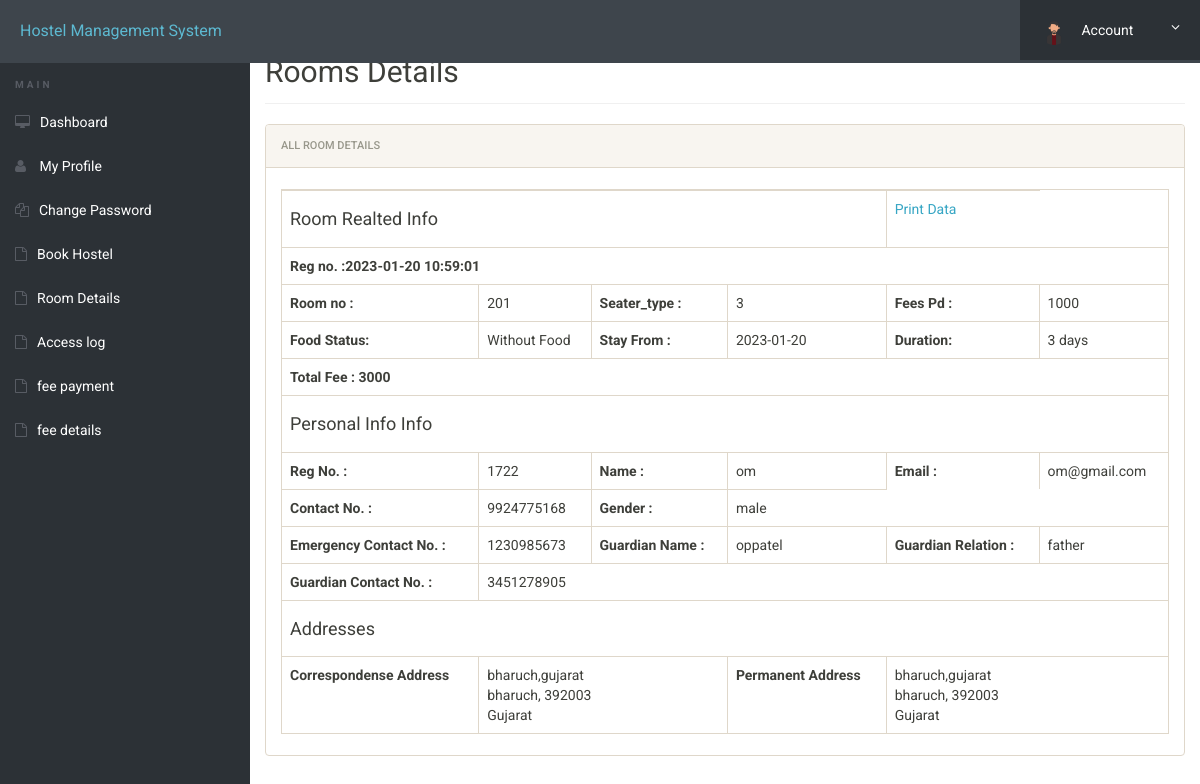
The app's page /guestroom.php (signed in) with its own data.
### tables this page shows
CREATE TABLE `guest_booking` (
  `id` int(11) NOT NULL,
  `roomno` int(11) NOT NULL,
  `seater_type` varchar(50) NOT NULL,
  `feespd` int(11) NOT NULL,
  `foodstatus` int(11) NOT NULL,
  `stayfrom` date NOT NULL,
  `duration` int(11) NOT NULL,
  `regno` int(11) NOT NULL,
  `Name` varchar(500) NOT NULL,
  `gender` varchar(250) NOT NULL,
  `contactno` bigint(11) NOT NULL,
  `emailid` varchar(500) NOT NULL,
  `egycontactno` bigint(11) NOT NULL,
  `guardianName` varchar(500) NOT NULL,
  `guardianRelation` varchar(500) NOT NULL,
  `guardianContactno` bigint(11) NOT NULL,
  `corresAddress` varchar(500) NOT NULL,
  `corresCIty` varchar(500) NOT NULL,
  `corresState` varchar(500) NOT NULL,
  `corresPincode` int(11) NOT NULL,
  `pmntAddress` varchar(500) NOT NULL,
  `pmntCity` varchar(500) NOT NULL,
  `pmnatetState` varchar(500) NOT NULL,
  `pmntPincode` int(11) NOT NULL,
  `postingDate` timestamp NOT NULL DEFAULT current_timestamp(),
  `updationDate` varchar(500) NOT NULL
);

### guestroom.php (the view, shortened to what this page needs)
<?php
include('includes/config.php');
?>
<!doctype html>
<html lang="en" class="no-js">
<head>
	<link rel="stylesheet" href="css/font-awesome.min.css">
	<link rel="stylesheet" href="css/bootstrap.min.css">
	<link rel="stylesheet" href="css/dataTables.bootstrap.min.css">
	<link rel="stylesheet" href="css/bootstrap-social.css">
	<link rel="stylesheet" href="css/bootstrap-select.css">
	<link rel="stylesheet" href="css/fileinput.min.css">
	<link rel="stylesheet" href="css/awesome-bootstrap-checkbox.css">
	<link rel="stylesheet" href="css/style.css">
</head>
<body>
	<?php include('includes/header.php');?>
	<div class="ts-main-content">
			<?php include('includes/side2.php');?>
		<div class="content-wrapper">
			<div class="container-fluid">
				<div class="row">
					<div class="col-md-12">
						<h2 class="page-title">Rooms Details</h2>
						<div class="panel panel-default">
							<div class="panel-heading">All Room Details</div>
							<div class="panel-body">
								<table id="zctb" class="table table-bordered " cellspacing="0" width="100%">
									<tbody>
<?php
$aid=$_SESSION['login'];
	$ret="select * from guest_booking where emailid=?";
$stmt= $mysqli->prepare($ret) ;
$stmt->bind_param('s',$aid);
$stmt->execute() ;
$res=$stmt->get_result();
while($row=$res->fetch_object())
	  {
	  	?>
<tr>
<td colspan="4"><h4>Room Realted Info</h4></td>
<td><a href="javascript:void(0);"  onClick="popUpWindow('http://localhost/ak/hostel/full-profile.php?id=<?php echo $row->emailid;?>');" title="View Full Details">Print Data</a></td>
</tr>
<tr>
<td colspan="6"><b>Reg no. :<?php echo $row->postingDate;?></b></td>
</tr>
<tr>
<td><b>Room no :</b></td>
<td><?php echo $row->roomno;?></td>
<td><b>Seater_type :</b></td>
<td><?php echo $row->seater_type;?></td>
<td><b>Fees Pd :</b></td>
<td><?php echo $fpd=$row->feespd;?></td>
</tr>
<tr>
<td><b>Food Status:</b></td>
<td>
<?php if($row->foodstatus==0)
{
echo "Without Food";
}
else
{
echo "With Food";
}
;?></td>
<td><b>Stay From :</b></td>
<td><?php echo $row->stayfrom;?></td>
<td><b>Duration:</b></td>
<td><?php echo $dr=$row->duration;?> days</td>
</tr>
<tr>
<td colspan="6"><b>Total Fee :
<?php if($row->foodstatus==1)
{
$fd=500;
echo (($dr*$fpd)+$fd);
}
else
{
echo $dr*$fpd;
}
?></b></td>
</tr>
<tr>
<td colspan="6"><h4>Personal Info Info</h4></td>
</tr>
<tr>
<td><b>Reg No. :</b></td>
<td><?php echo $row->regno;?></td>
<td><b> Name :</b></td>
<td><?php echo $row->Name;?></td>
<td><b>Email :</b></td>
<td><?php echo $row->emailid;?></td>
</tr>
<tr>
<td><b>Contact No. :</b></td>
<td><?php echo $row->contactno;?></td>
<td><b>Gender :</b></td>
<td><?php echo $row->gender;?></td>
</tr>
<tr>
<td><b>Emergency Contact No. :</b></td>
<td><?php echo $row->egycontactno;?></td>
<td><b>Guardian Name :</b></td>
<td><?php echo $row->guardianName;?></td>
<td><b>Guardian Relation :</b></td>
<td><?php echo $row->guardianRelation;?></td>
</tr>
<tr>
<td><b>Guardian Contact No. :</b></td>
<td colspan="6"><?php echo $row->guardianContactno;?></td>
</tr>
<tr>
<td colspan="6"><h4>Addresses</h4></td>
</tr>
<tr>
<td><b>Correspondense Address</b></td>
<td colspan="2">
<?php echo $row->corresAddress;?><br />
<?php echo $row->corresCIty;?>, <?php echo $row->corresPincode;?><br />
<?php echo $row->corresState;?>
</td>
<td><b>Permanent Address</b></td>
<td colspan="2">
<?php echo $row->pmntAddress;?><br />
<?php echo $row->pmntCity;?>, <?php echo $row->pmntPincode;?><br />
<?php echo $row->pmnatetState;?>
</td>
</tr>
<?php
} ?>
</tbody>
</table>
</div>
</div>
</div>
</div>
</div>
</div>
</div>
</body>
</html>

### css/style.css (style rules this page uses)
html { font-size: 14px; }
@media only screen and (min-width: 480px) { html { font-size: 17px; } }
@media only screen and (min-width: 768px) { html { font-size: 14px; } }
body { font-size: 1em; }
a { color: #37a6c4; }
.panel { overflow: hidden; }
.page-title { padding-bottom: 15px; margin-bottom: 20px; border-bottom: 1px solid #f0f0f0; }
.ts-main-content .content-wrapper { padding-top: 15px; margin-top: 20px; }
@media only screen and (min-width: 992px) { .ts-main-content .content-wrapper { margin-left: 250px; } }

### records on screen
guest_booking: postingDate "2023-01-20 10:59:01", roomno "201", seater_type "3", feespd "1000", foodstatus "Without Food", stayfrom "2023-01-20", duration "3", $dr*$fpd "3000", regno "1722", Name "om", emailid "om@gmail.com", contactno "9924775168", gender "male", egycontactno "1230985673", guardianName "oppatel", guardianRelation "father", guardianContactno "3451278905", corresAddress "bharuch,gujarat", corresCIty "bharuch", corresPincode "392003", corresState "Gujarat", pmntAddress "bharuch,gujarat", pmntCity "bharuch", pmntPincode "392003", pmnatetState "Gujarat"
